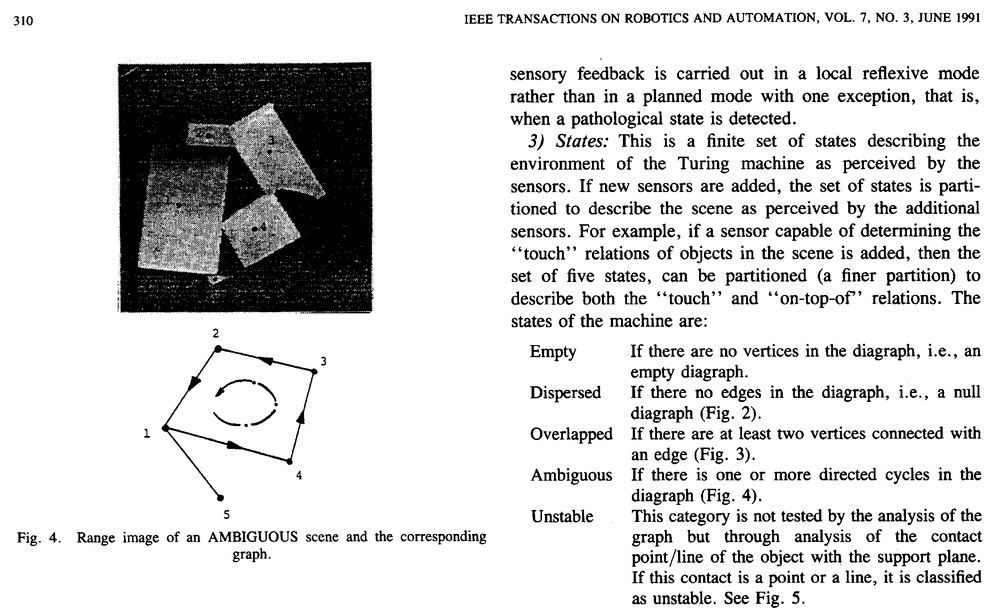
#> input picture lab03/bitmap.pbm, 1000 x 615 px, shrunk from 2233 x 1374 before the run
$ python segtext.py bitmap.pbm bitmap.pbm   (older library calls are emulated)
#> lines starting #> are read from the running program, lines starting #| are printed output that depends on the picture; after the words box and inside, x2 and y2 are one past the last pixel; in counts of white or black regions, pixels touching at a corner belong together
from skimage.morphology import binary_opening, binary_closing, binary_dilation
import config as cfg
import cv2
import numpy as np
import sys
import os


_img2bin = lambda i: ~((i / 255).astype(np.bool))
_bin2img = lambda i: ((~i) * 255).astype(np.uint8)


def _get_args():
    if len(sys.argv) != 3:
        print("Usage python3 script.py in_image_path out_image_path")
        exit(1)

    return sys.argv[1], sys.argv[2]


def _imshow(imgs):
    for label, img in imgs:
        cv2.imshow(label, img)

    cv2.waitKey(0)
    cv2.destroyAllWindows()


def _preprocess(img):
    row = binary_closing(img, selem=cfg.ROW_CLOSING_SELEM)
    column = binary_closing(img, selem=cfg.COLUMN_CLOSING_SELEM)

    img = row & column
    return img


def _process_words(img):
    img = binary_dilation(img, selem=cfg.WORDS_DILATION_SELEM)
    img = binary_closing(img, selem=cfg.WORDS_CLOSING_SELEM)

    return img


def _connected_components(img):
    nlabels, labels, stats, centroids = cv2.connectedComponentsWithStats(255*img.astype(np.uint8), 4, cv2.CV_32S)
    return stats[1:]


def _count_transitions(img, min_x, min_y, w, h):
    img_h, img_w = img.shape
    ntrans = 0

    for dy in range(h):
        for dx in range(w):
            x = min_x+dx
            y = min_y+dy

            if x < img_w and y < img_h and img[y,x]:
                if x-1 >= min_x and not img[y,x-1]:
                    ntrans += 1
                if y-1 >= min_y and not img[y-1,x]:
                    ntrans += 1

    return ntrans


def _calc_ratios(img, stats):
    ratios = []

    for label in stats:
        min_x, min_y, w, h, area = label

        ntrans = _count_transitions(img, min_x, min_y, w, h)
        area_ratio = area / (w*h)
        trans_ratio = ntrans / area
        ratios.append((area_ratio, trans_ratio))

    return ratios


def _apply_thr(stats, ratios):
    filtered_stats = []

    for label, stat in enumerate(stats):
        area_ratio, trans_ratio = ratios[label]

        if cfg.TEXT_AREA_RATIO_THR[0] < area_ratio < cfg.TEXT_AREA_RATIO_THR[1] \
                and cfg.TEXT_TRANS_RATIO_THR[0] < trans_ratio < cfg.TEXT_TRANS_RATIO_THR[1]:
            filtered_stats.append(stat)

    return filtered_stats


def _stats2mask(stats, shape):
    mask = np.zeros(shape)

    for stat in stats:
        min_x, min_y, w, h, __ = stat
        mask[min_y:min_y+h, min_x:min_x+w] = 1

    return mask.astype(np.bool)


def _draw(img, stats, ratios=None):
    if len(img.shape) == 2:
        img = cv2.cvtColor(img, cv2.COLOR_GRAY2BGR)

    for label, stat in enumerate(stats):
        min_x, min_y, w, h, area = stat
        cv2.rectangle(img, (min_x, min_y), (min_x+w, min_y+h), (0, 255, 0), 3)

        if ratios:
            area_ratio, trans_ratio = ratios[label]
            cv2.putText(img, '%.3f | %.3f' % (area_ratio, trans_ratio), (min_x, min_y), \
                        cv2.FONT_HERSHEY_SIMPLEX, 0.8, (0, 255, 0), 2, cv2.LINE_AA)

    return img


def main():
    # read image
    input_path, output_path = _get_args()
    input_img = cv2.imread(input_path, cv2.IMREAD_GRAYSCALE)
#> input_img is the input picture: shape (615, 1000); min 0, max 255, mean 215.8
    img = _img2bin(input_img)
#> img: shape (615, 1000) bool; 6.9% white; 5036 white regions (5021 under 20 px), largest, box (x1, y1, x2, y2) and area: (119, 63, 372, 312) 30407, (255, 357, 279, 365) 47, (227, 442, 244, 449) 37

    # text processing phase
    img = _preprocess(img)
#> in _preprocess, `row = binary_closing(img, selem=cfg.ROW_CLOSING_SELEM)`:
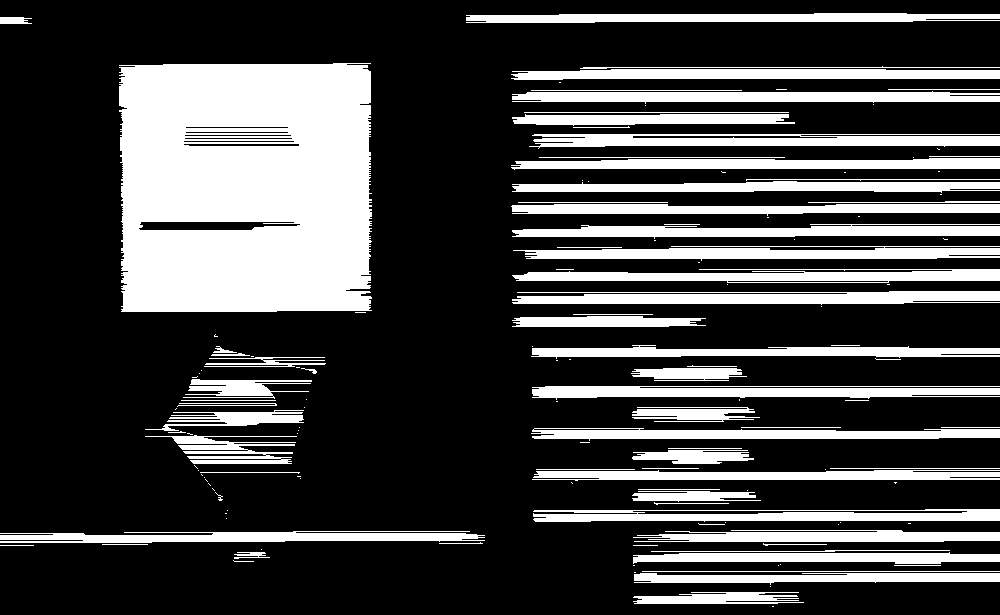
#> row: shape (615, 1000) bool; 27.3% white; 146 white regions (69 under 20 px), largest, box (x1, y1, x2, y2) and area: (119, 63, 372, 312) 59603, (512, 291, 1000, 305) 5275, (513, 246, 1000, 261) 4994
#> in _preprocess, `column = binary_closing(img, selem=cfg.COLUMN_CLOSING_SELEM)`: column: shape (615, 1000) bool; 60.1% white; 134 black regions, largest, box (x1, y1, x2, y2) and area: (324, 0, 533, 615) 100503, (0, 0, 146, 615) 77677, (978, 0, 1000, 615) 12636
#> in _preprocess, `img = row & column`: img: shape (615, 1000) bool; 24.6% white; 1492 white regions (791 under 20 px), largest, box (x1, y1, x2, y2) and area: (119, 63, 372, 312) 59585, (187, 379, 305, 399) 1339, (187, 410, 304, 426) 1278
    img = binary_closing(img, selem=cfg.POS_CLOSING_SELEM)
#> img: shape (615, 1000) bool; 26.5% white; 150 white regions (72 under 20 px), largest, box (x1, y1, x2, y2) and area: (119, 63, 372, 312) 59603, (512, 291, 980, 305) 5055, (513, 246, 979, 261) 4784
    stats = _connected_components(img)
#> in _connected_components, `nlabels, labels, stats, centroids = cv2.connectedComponentsWithStats(2..`:
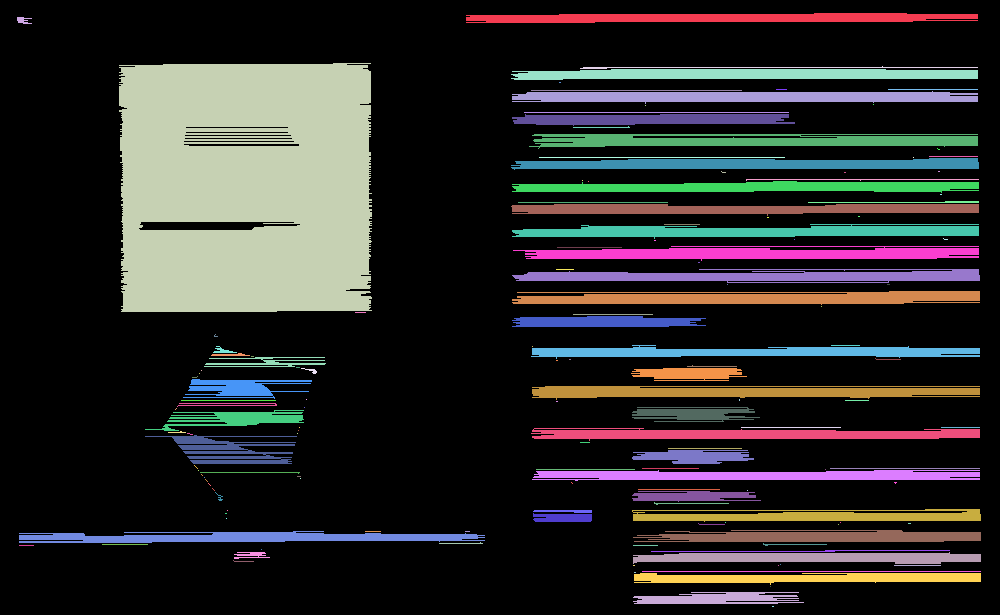
#> labels: shape (615, 1000) int32; 151 distinct labels, from 0 to 150; one colour per label, 0 black
#> in _connected_components, `nlabels, labels, stats, centroids = cv2.connectedComponentsWithStats(2..`: nlabels = 151; stats = 151 rows, first 6: [0, 0, 1000, 615, 451955], [466, 13, 512, 10, 4084], [17, 17, 15, 7, 65], [119, 63, 253, 249, 59603], [580, 66, 398, 3, 423], [511, 69, 467, 11, 4420]; centroids = 151 pairs, first value 22.66 to 960, second value 17.53 to 606
#> stats = 150 rows, first 6: [466, 13, 512, 10, 4084], [17, 17, 15, 7, 65], [119, 63, 253, 249, 59603], [580, 66, 398, 3, 423], [511, 69, 467, 11, 4420], [559, 82, 2, 1, 2]
    ratios = _calc_ratios(img, stats)
#> the loop in _calc_ratios, `for label in stats:` made 150 passes
#> (min_x, min_y, w, h, area, ntrans, area_ratio, trans_ratio) on passes 1 to 12: (466, 13, 512, 10, 4084, 499, 0.798, 0.122), (17, 17, 15, 7, 65, 23, 0.619, 0.354), (119, 63, 253, 249, 59603, 1621, 0.946, 0.0272), (580, 66, 398, 3, 423, 399, 0.354, 0.943), (511, 69, 467, 11, 4420, 224, 0.86, 0.0507), (559, 82, 2, 1, 2, 0, 1, 0), (776, 89, 11, 1, 11, 0, 1, 0), (888, 89, 90, 1, 90, 0, 1, 0), (531, 90, 211, 1, 211, 0, 1, 0), (512, 91, 466, 13, 4544, 536, 0.75, 0.118), (645, 105, 1, 1, 1, 0, 1, 0), (873, 104, 1, 1, 1, 0, 1, 0)
#> after the loop in _calc_ratios, `for label in stats:`: ratios = 150 pairs, first value 0.25 to 1, second value 0 to 1.5

    blobs_img = _draw(_bin2img(img), stats, ratios=ratios)
#> the loop in _draw, `for label, stat in enumerate(stats):` made 150 passes
#> stat on passes 6 to 17: [559, 82, 2, 1, 2], [776, 89, 11, 1, 11], [888, 89, 90, 1, 90], [531, 90, 211, 1, 211], [512, 91, 466, 13, 4544], [645, 105, 1, 1, 1], [873, 104, 1, 1, 1], [524, 112, 265, 1, 265], [512, 114, 283, 12, 2667], [573, 126, 57, 2, 58], [529, 134, 449, 15, 4743], [937, 148, 3, 2, 3]
#> after the loop in _draw, `for label, stat in enumerate(stats):`:
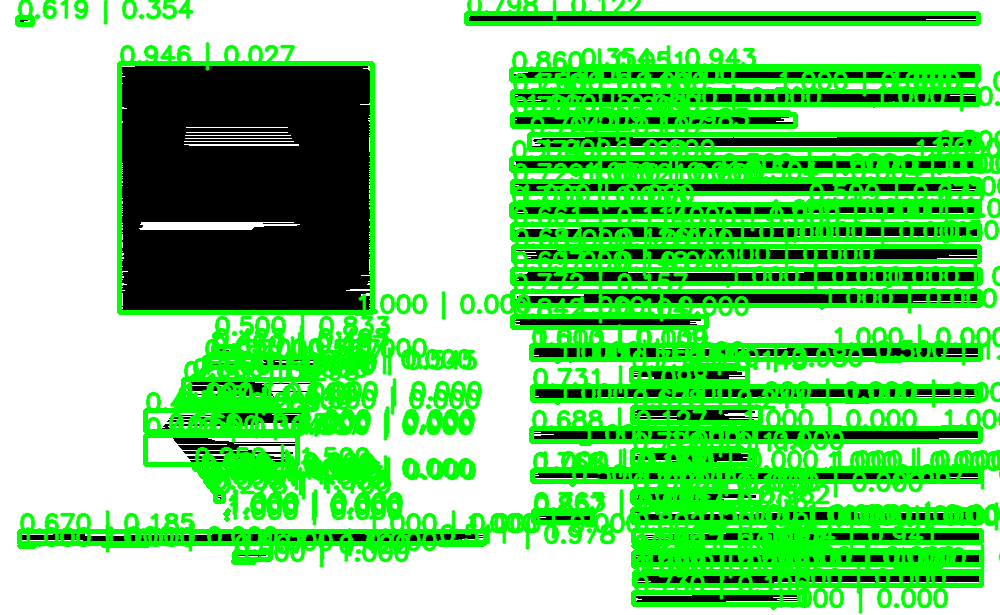
#> img: shape (615, 1000, 3); mean B, G, R 122.5, 212.6, 122.5
    cv2.imwrite(os.path.join(output_path, 'blobs_img.png'), blobs_img)

    text_stats = _apply_thr(stats, ratios)
#> the loop in _apply_thr, `for label, stat in enumerate(stats):` made 150 passes
    text_blobs_img = _draw(input_img, text_stats)
#> the loop in _draw (call 2), `for label, stat in enumerate(stats):` made 8 passes
#> stat on passes 1 to 8: [511, 69, 467, 11, 4420], [512, 114, 283, 12, 2667], [746, 179, 233, 2, 235], [511, 204, 468, 12, 4114], [532, 386, 448, 14, 4584], [200, 472, 100, 2, 101], [533, 510, 59, 3, 135], [634, 573, 347, 12, 2908]
#> after the loop in _draw (call 2), `for label, stat in enumerate(stats):`: img: shape (615, 1000, 3); 3.83% of pixels changed, all inside (x1, y1, x2, y2) = (198, 67, 984, 588)
    cv2.imwrite(os.path.join(output_path, 'text_blobs_img.png'), text_blobs_img)

    # segmentating words
    words = _process_words(_img2bin(input_img))
#> in _process_words, `img = binary_dilation(img, selem=cfg.WORDS_DILATION_SELEM)`: img: shape (615, 1000) bool; 15% white; 1870 white regions (862 under 20 px), largest, box (x1, y1, x2, y2) and area: (119, 60, 372, 315) 46141, (251, 380, 277, 427) 281, (263, 449, 293, 466) 202
#> in _process_words, `img = binary_closing(img, selem=cfg.WORDS_CLOSING_SELEM)`: img: shape (615, 1000) bool; 25% white; 175 white regions (8 under 20 px), largest, box (x1, y1, x2, y2) and area: (119, 60, 372, 315) 48965, (632, 506, 981, 527) 4181, (633, 424, 980, 441) 3974
    cv2.imwrite(os.path.join(output_path, 'words_img.png'), _bin2img(words))

    words_stats = _connected_components(words)
#> in _connected_components (call 2), `nlabels, labels, stats, centroids = cv2.connectedComponentsWithStats(2..`:
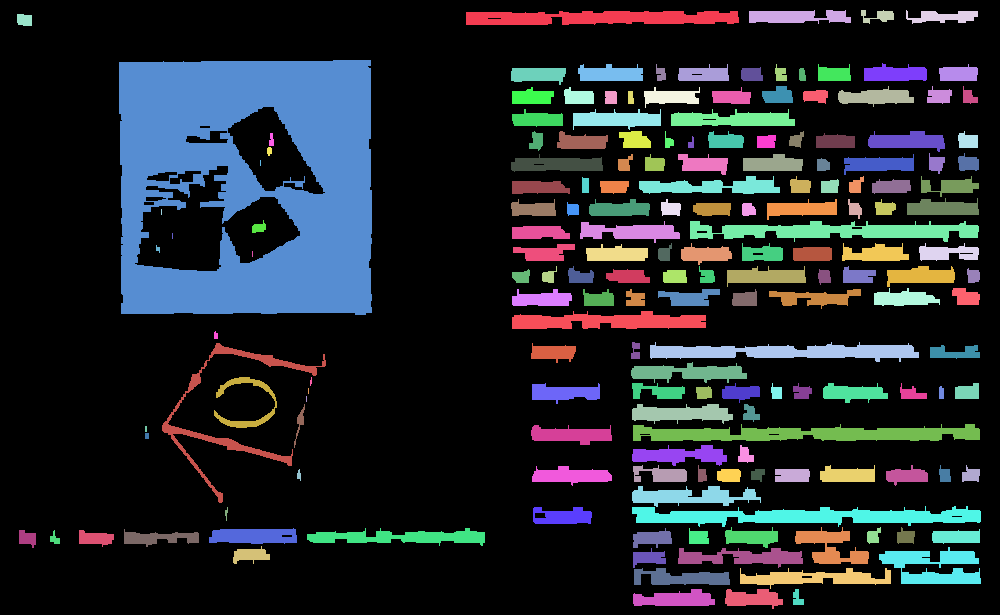
#> labels: shape (615, 1000) int32; 176 distinct labels, from 0 to 175; one colour per label, 0 black
    text_mask = _stats2mask(text_stats, img.shape)
#> the loop in _stats2mask, `for stat in stats:` made 8 passes
#> after the loop in _stats2mask, `for stat in stats:`:
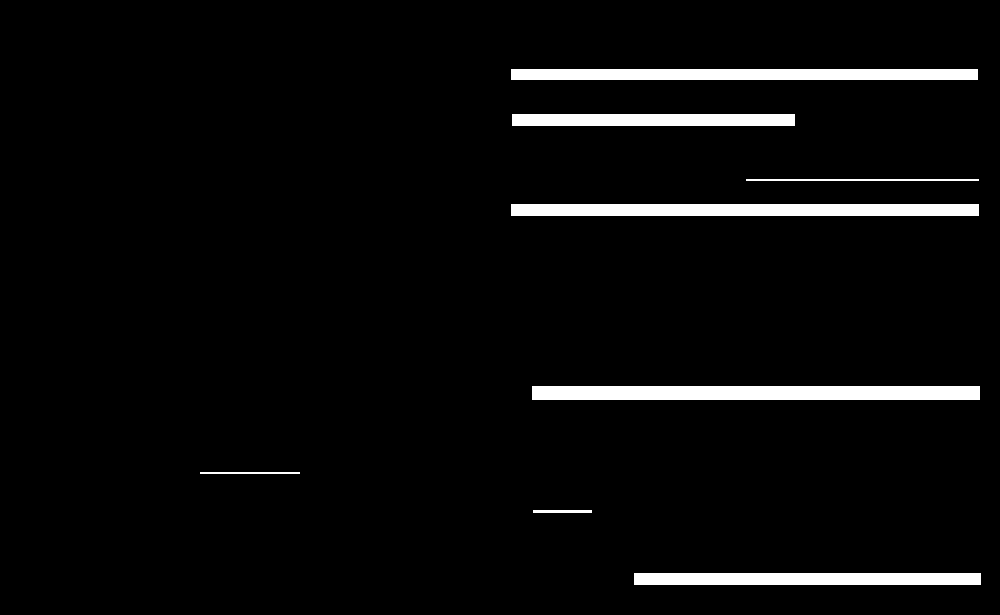
#> mask: shape (615, 1000) float64; values 0 (black) and 1 (white), 4.1% white; 8 white regions, largest, box (x1, y1, x2, y2) and area: (532, 386, 980, 400) 6272, (511, 204, 979, 216) 5616, (511, 69, 978, 80) 5137
    words_mask = _stats2mask(words_stats, img.shape) & text_mask
#> the loop in _stats2mask (call 2), `for stat in stats:` made 175 passes
#> stat on passes 1 to 3: [466, 11, 273, 14, 3155], [749, 10, 102, 14, 1039], [861, 10, 33, 14, 235]
#> after the loop in _stats2mask (call 2), `for stat in stats:`: mask: shape (615, 1000) float64; values 0 (black) and 1 (white), 39.9% white; 141 white regions (1 under 20 px), largest, box (x1, y1, x2, y2) and area: (119, 60, 372, 315) 64515, (632, 486, 981, 609) 27803, (162, 343, 326, 503) 26240
#> words_mask: shape (615, 1000) bool; 3.3% white; 43 white regions, largest, box (x1, y1, x2, y2) and area: (740, 573, 981, 585) 2802, (671, 114, 795, 126) 1488, (634, 573, 730, 585) 1152

    words_stats = _connected_components(words_mask)
#> in _connected_components (call 3), `nlabels, labels, stats, centroids = cv2.connectedComponentsWithStats(2..`:
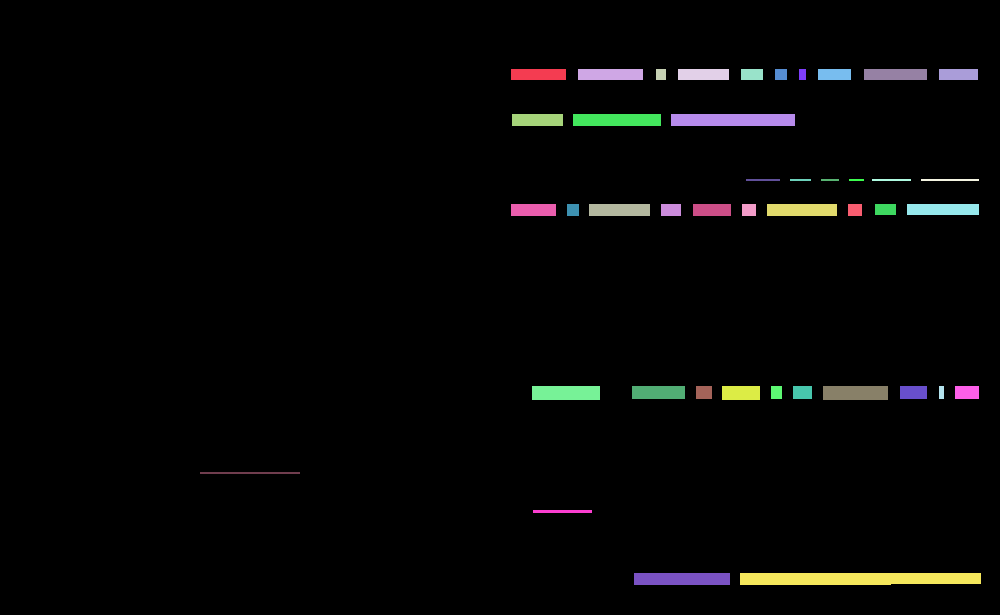
#> labels: shape (615, 1000) int32; 44 distinct labels, from 0 to 43; one colour per label, 0 black
    words_blobs_img = _draw(input_img, words_stats)
#> the loop in _draw (call 3), `for label, stat in enumerate(stats):` made 43 passes
#> stat on passes 1 to 12: [511, 69, 55, 11, 605], [578, 69, 65, 11, 715], [656, 69, 10, 11, 110], [678, 69, 51, 11, 561], [741, 69, 22, 11, 242], [775, 69, 12, 11, 132], [799, 69, 7, 11, 77], [818, 69, 33, 11, 363], [864, 69, 63, 11, 693], [939, 69, 39, 11, 429], [512, 114, 51, 12, 612], [573, 114, 88, 12, 1056]
#> after the loop in _draw (call 3), `for label, stat in enumerate(stats):`:
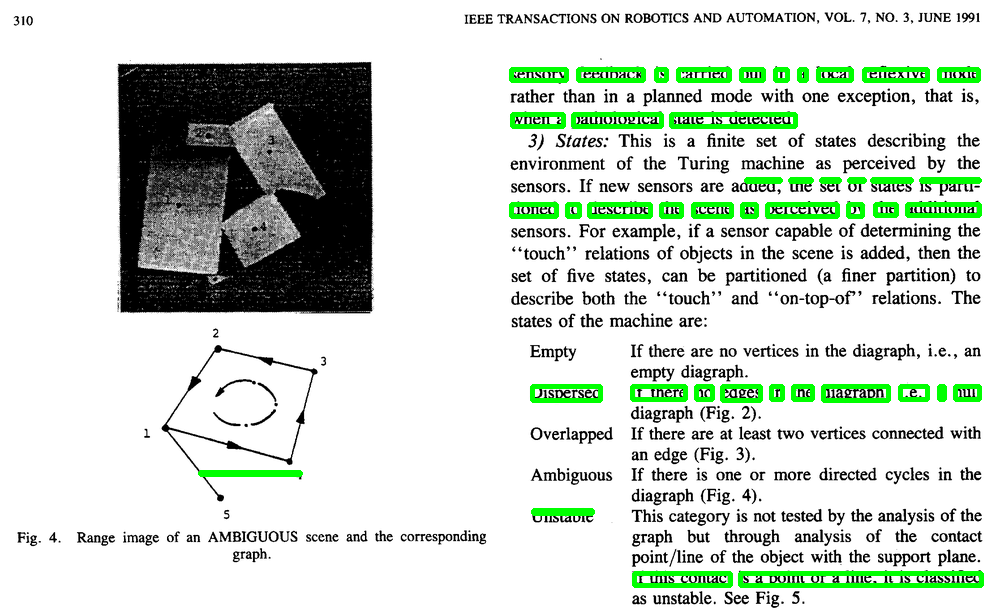
#> img: shape (615, 1000, 3); 3.73% of pixels changed, all inside (x1, y1, x2, y2) = (198, 67, 984, 588)
    cv2.imwrite(os.path.join(output_path, 'words_blobs_img.png'), words_blobs_img)

    print('number of lines: %d' % len(text_stats))
#| number of lines: 8
    print('number of words: %d' % len(words_stats))
#| number of words: 43


if __name__ == '__main__':
    main()
